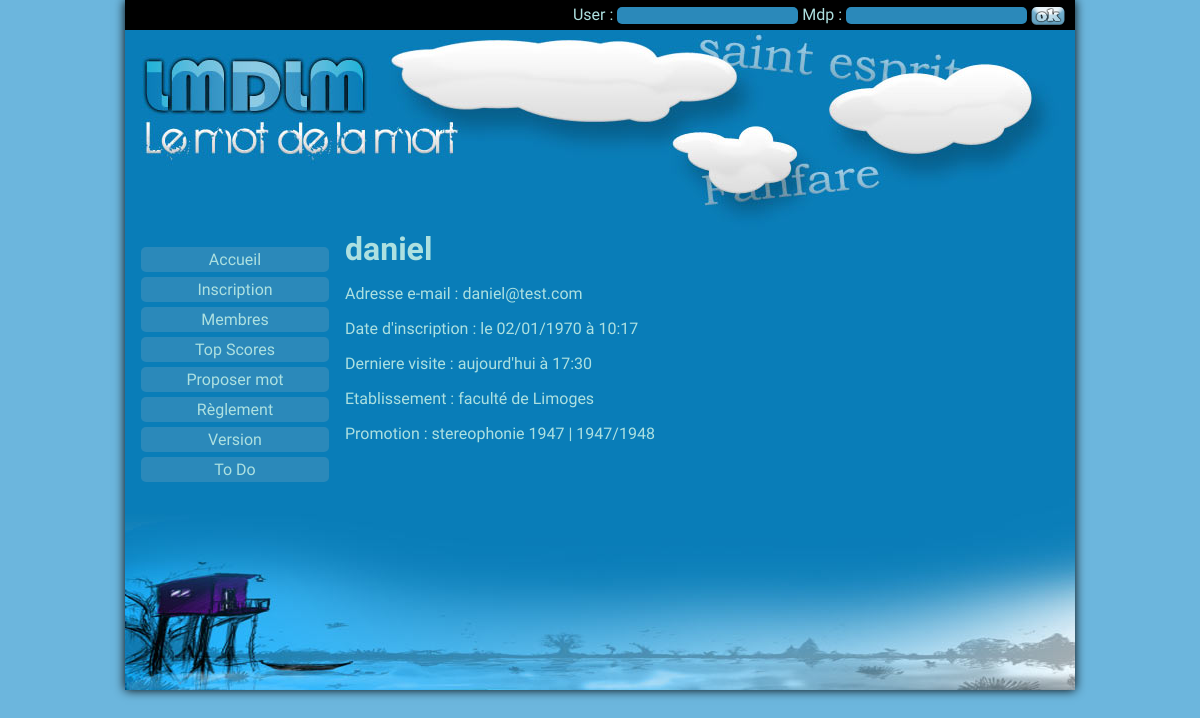
Screenshot of /user_pageMembre/1/user_daniel.html with the database file from the repository.
### tables this page shows
CREATE TABLE IF NOT EXISTS `users` (
  `user` varchar(40) NOT NULL,
  `password` varchar(120) NOT NULL,
  `mail` varchar(60) NOT NULL,
  `image` varchar(20) NOT NULL,
  `rang` int(1) NOT NULL,
  `first` int(15) NOT NULL COMMENT 'date inscription',
  `last` int(15) NOT NULL COMMENT 'dern visite',
  `etab` int(3) NOT NULL COMMENT 'fac science Limoges',
  `promo` int(4) NOT NULL COMMENT 'deust 2011 ?',
  `id` int(5) NOT NULL AUTO_INCREMENT,
  PRIMARY KEY (`id`),
  KEY `etab` (`etab`,`promo`),
  KEY `promo` (`promo`)
);

CREATE TABLE IF NOT EXISTS `type_etab` (
  `nom` varchar(60) NOT NULL,
  `id` int(4) NOT NULL AUTO_INCREMENT,
  PRIMARY KEY (`id`)
);

CREATE TABLE IF NOT EXISTS `etab` (
  `type` int(2) NOT NULL,
  `ville` varchar(50) NOT NULL,
  `id` int(4) NOT NULL AUTO_INCREMENT,
  PRIMARY KEY (`id`),
  KEY `type` (`type`)
);

CREATE TABLE IF NOT EXISTS `promo` (
  `nom` varchar(50) NOT NULL,
  `annee` year(4) NOT NULL,
  `etab` int(4) NOT NULL,
  `id` int(5) NOT NULL AUTO_INCREMENT,
  PRIMARY KEY (`id`),
  KEY `etab` (`etab`)
);

### model/Model.php (called while the page is built, shortened)
<?php
class Model {
    static $connexion;
    function __construct() {
        if (!is_object(self::$connexion)) {
            $this->baseConf = ConfDB::$acces[TYPE_ACCES_BASE];
            try {
                $option = array(PDO::MYSQL_ATTR_INIT_COMMAND => "SET NAMES utf8");
                self::$connexion = new PDO('mysql:host=' . $this->baseConf['hote'] . ';dbname=' . $this->baseConf['base'], $this->baseConf['user'], $this->baseConf['pass'], $option);
                if (MODE == "dev") {
                    self::$connexion->setAttribute(PDO::ATTR_ERRMODE, PDO::ERRMODE_WARNING);
                    $this->pdo = self::$connexion;
                }
            } catch (Exception $e) {
                echo (MODE == "dev")?$e->getMessage():"";
                die("<p>Ohh ! Plantage du serveur !</p>");
            };
        } else {
            $this->pdo = self::$connexion;
        }
        $this->tables = ConfDB::$acces[TYPE_ACCES_BASE]['tables'];
    }
}
?>

### model/UserModel.php (called while the page is built, shortened)
<?php
class UserModel extends Model {
    function get_userInfos($id){
        $sql = "SELECT user, mail, image, rang, first
                inscription , last, u.id, t.nom
                type_etab , ville, p.nom promo, annee
                FROM (
                (
                ".$this->tables['TABLE_USERS']." u
                LEFT JOIN ".$this->tables['TABLE_ETAB']." e ON u.etab = e.id
                )
                LEFT JOIN ".$this->tables['TABLE_PROMO']." p ON u.promo = p.id
                )
                LEFT JOIN ".$this->tables['TABLE_TYPE_ETAB']." t ON e.type = t.id
                WHERE u.id =?";
        $req = $this->pdo->prepare($sql);
        $req->bindValue(1, $id, PDO::PARAM_INT);
        $req->execute();
        $infos = $req->fetchAll(PDO::FETCH_OBJ);
        if(count($infos)>0)
            return $infos[0];
        else
            return false;
    }
}
?>

### web/index.php (called while the page is built, shortened)
<?php
new Loader();
?>

### controller/UserController.php (the view, shortened to what this page needs)
<?php
class UserController extends Controller {
    function pageMembre($id) {
        $id = intval(filter_var($id, FILTER_SANITIZE_NUMBER_INT));
        if ($id > 0) {
            $user = new UserModel();
            $infos = $user->get_userInfos($id);
            if ($infos !== false && is_object($infos)) {
                $html = "";
                $html.= "<h1>{$infos->user}</h1>";
                $html.= "<p>Adresse e-mail : {$infos->mail}</p>";
                $html.= "<p>Date d'inscription  : {$this->formatteDate($infos->inscription)}</p>";
                $html.= "<p>Derniere visite     : {$this->formatteDate($infos->last)}</p>";
                $html.= "<p>Etablissement       : {$infos->type_etab} de {$infos->ville}</p>";
                $html.= "<p>Promotion           : {$infos->promo}  |  {$infos->annee}/" . ($infos->annee + 1) . "</p>";
            } else {
                $this->error = "Aucun membre avec cette id ({$id})";
                $this->affiche_erreur(ERROR_SYS, $this->request->params);
                return false;
            }
        } else {
            $this->error = "Probleme avec le parametre $id";
            $this->affiche_erreur(ERROR_SYS, $this->request->params);
            return false;
        }
    }
}
?>

### web/css/general.css (style rules this page uses)
body { margin: 0; padding: 0; background-color: #6cb6dd; color: #ADE0E0; font-family: 'Cousine', sans-serif; }
h1,h2,h3,h4,h5,h6 { font-family: 'Holtwood One SC', serif; margin: 0; }

### rows the page displays
users: user "daniel", mail "daniel@test.com", first "le 02/01/1970 à 10:17", last "aujourd'hui à 17:30", type_etab.nom "faculté", etab.ville "Limoges", promo.nom "stereophonie 1947", promo.annee "1947", $infos->annee + 1 "1948"
